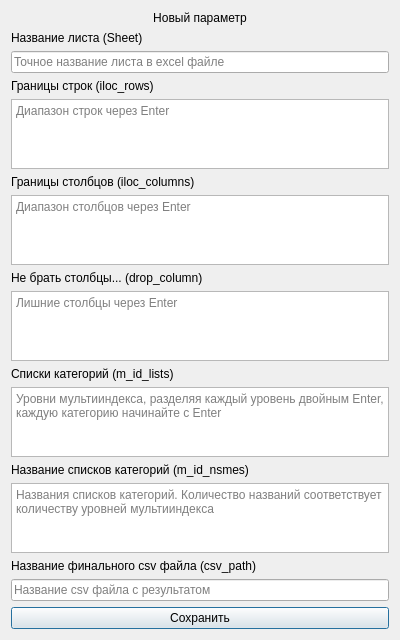
<?xml version="1.0" encoding="UTF-8"?>
<ui version="4.0">
 <class>Dialog</class>
 <widget class="QDialog" name="Dialog">
  <property name="geometry">
   <rect>
    <x>0</x>
    <y>0</y>
    <width>400</width>
    <height>640</height>
   </rect>
  </property>
  <property name="minimumSize">
   <size>
    <width>400</width>
    <height>640</height>
   </size>
  </property>
  <property name="windowTitle">
   <string>Dialog</string>
  </property>
  <layout class="QVBoxLayout" name="verticalLayout">
   <item>
    <widget class="QLabel" name="labelHeader">
     <property name="sizePolicy">
      <sizepolicy hsizetype="Minimum" vsizetype="Expanding">
       <horstretch>0</horstretch>
       <verstretch>0</verstretch>
      </sizepolicy>
     </property>
     <property name="text">
      <string>Новый параметр</string>
     </property>
     <property name="alignment">
      <set>Qt::AlignCenter</set>
     </property>
    </widget>
   </item>
   <item>
    <layout class="QFormLayout" name="formLayout">
     <property name="fieldGrowthPolicy">
      <enum>QFormLayout::AllNonFixedFieldsGrow</enum>
     </property>
     <property name="rowWrapPolicy">
      <enum>QFormLayout::WrapAllRows</enum>
     </property>
     <property name="labelAlignment">
      <set>Qt::AlignLeading|Qt::AlignLeft|Qt::AlignVCenter</set>
     </property>
     <property name="formAlignment">
      <set>Qt::AlignCenter</set>
     </property>
     <item row="0" column="0">
      <widget class="QLabel" name="labelSheet">
       <property name="text">
        <string>Название листа (Sheet)</string>
       </property>
      </widget>
     </item>
     <item row="1" column="0">
      <widget class="QLabel" name="labelIlocRows">
       <property name="text">
        <string>Границы строк (iloc_rows)</string>
       </property>
      </widget>
     </item>
     <item row="2" column="0">
      <widget class="QLabel" name="labelIlocColumns">
       <property name="text">
        <string>Границы столбцов (iloc_columns)</string>
       </property>
      </widget>
     </item>
     <item row="3" column="0">
      <widget class="QLabel" name="labelDropColumn">
       <property name="text">
        <string>Не брать столбцы... (drop_column)</string>
       </property>
      </widget>
     </item>
     <item row="4" column="0">
      <widget class="QLabel" name="labelMIdLists">
       <property name="text">
        <string>Списки категорий (m_id_lists)</string>
       </property>
      </widget>
     </item>
     <item row="5" column="0">
      <widget class="QLabel" name="labelMIdNames">
       <property name="text">
        <string>Название списков категорий (m_id_nsmes)</string>
       </property>
      </widget>
     </item>
     <item row="6" column="0">
      <widget class="QLabel" name="labelCsvPath">
       <property name="text">
        <string>Название финального csv файла (csv_path)</string>
       </property>
      </widget>
     </item>
     <item row="1" column="1">
      <widget class="QTextEdit" name="textEditIlocRows">
       <property name="placeholderText">
        <string>Диапазон строк через Enter</string>
       </property>
      </widget>
     </item>
     <item row="2" column="1">
      <widget class="QTextEdit" name="textEditIlocColumns">
       <property name="placeholderText">
        <string>Диапазон столбцов через Enter</string>
       </property>
      </widget>
     </item>
     <item row="3" column="1">
      <widget class="QTextEdit" name="textEditDropColumns">
       <property name="placeholderText">
        <string>Лишние столбцы через Enter</string>
       </property>
      </widget>
     </item>
     <item row="4" column="1">
      <widget class="QTextEdit" name="textEditMIdLists">
       <property name="placeholderText">
        <string>Уровни мультииндекса, разделяя каждый уровень двойным Enter, каждую категорию начинайте с Enter</string>
       </property>
      </widget>
     </item>
     <item row="5" column="1">
      <widget class="QTextEdit" name="textEditMIdNames">
       <property name="placeholderText">
        <string>Названия списков категорий. Количество названий соответствует количеству уровней мультииндекса </string>
       </property>
      </widget>
     </item>
     <item row="0" column="1">
      <widget class="QLineEdit" name="lineEditSheet">
       <property name="placeholderText">
        <string>Точное название листа в exсel файле</string>
       </property>
      </widget>
     </item>
     <item row="6" column="1">
      <widget class="QLineEdit" name="lineEditCSVPath">
       <property name="placeholderText">
        <string>Название csv файла с результатом</string>
       </property>
      </widget>
     </item>
    </layout>
   </item>
   <item>
    <widget class="QPushButton" name="btnSave">
     <property name="text">
      <string>Сохранить</string>
     </property>
    </widget>
   </item>
  </layout>
 </widget>
 <resources/>
 <connections/>
</ui>
